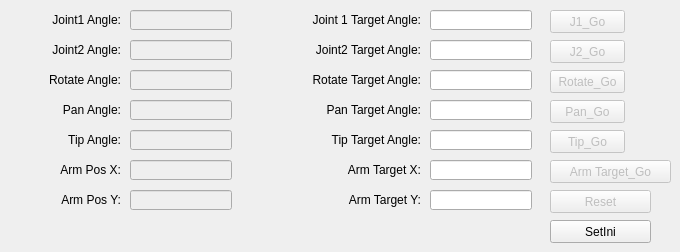
    <widget class="QWidget" name="tab_4">
     <attribute name="title">
      <string>Position Ctrl</string>
     </attribute>
     <widget class="QLabel" name="label_30">
      <property name="geometry">
       <rect>
        <x>20</x>
        <y>10</y>
        <width>101</width>
        <height>20</height>
       </rect>
      </property>
      <property name="text">
       <string>Joint1 Angle:</string>
      </property>
      <property name="alignment">
       <set>Qt::AlignRight|Qt::AlignTrailing|Qt::AlignVCenter</set>
      </property>
     </widget>
     <widget class="QLineEdit" name="lineEditJ1Angle">
      <property name="enabled">
       <bool>false</bool>
      </property>
      <property name="geometry">
       <rect>
        <x>130</x>
        <y>10</y>
        <width>102</width>
        <height>20</height>
       </rect>
      </property>
     </widget>
     <widget class="QLineEdit" name="lineEditJ2Angle">
      <property name="enabled">
       <bool>false</bool>
      </property>
      <property name="geometry">
       <rect>
        <x>130</x>
        <y>40</y>
        <width>102</width>
        <height>20</height>
       </rect>
      </property>
     </widget>
     <widget class="QLabel" name="label_31">
      <property name="geometry">
       <rect>
        <x>20</x>
        <y>40</y>
        <width>101</width>
        <height>20</height>
       </rect>
      </property>
      <property name="text">
       <string>Joint2 Angle:</string>
      </property>
      <property name="alignment">
       <set>Qt::AlignRight|Qt::AlignTrailing|Qt::AlignVCenter</set>
      </property>
     </widget>
     <widget class="QLineEdit" name="lineEditTipAngle">
      <property name="enabled">
       <bool>false</bool>
      </property>
      <property name="geometry">
       <rect>
        <x>130</x>
        <y>130</y>
        <width>102</width>
        <height>20</height>
       </rect>
      </property>
     </widget>
     <widget class="QLabel" name="label_32">
      <property name="geometry">
       <rect>
        <x>40</x>
        <y>130</y>
        <width>81</width>
        <height>20</height>
       </rect>
      </property>
      <property name="text">
       <string>Tip Angle:</string>
      </property>
      <property name="alignment">
       <set>Qt::AlignRight|Qt::AlignTrailing|Qt::AlignVCenter</set>
      </property>
     </widget>
     <widget class="QLineEdit" name="lineEditPanAngle">
      <property name="enabled">
       <bool>false</bool>
      </property>
      <property name="geometry">
       <rect>
        <x>130</x>
        <y>100</y>
        <width>102</width>
        <height>20</height>
       </rect>
      </property>
     </widget>
     <widget class="QLabel" name="label_33">
      <property name="geometry">
       <rect>
        <x>40</x>
        <y>100</y>
        <width>81</width>
        <height>20</height>
       </rect>
      </property>
      <property name="text">
       <string>Pan Angle:</string>
      </property>
      <property name="alignment">
       <set>Qt::AlignRight|Qt::AlignTrailing|Qt::AlignVCenter</set>
      </property>
     </widget>
     <widget class="QLineEdit" name="lineEditArmPosX">
      <property name="enabled">
       <bool>false</bool>
      </property>
      <property name="geometry">
       <rect>
        <x>130</x>
        <y>160</y>
        <width>102</width>
        <height>20</height>
       </rect>
      </property>
     </widget>
     <widget class="QLabel" name="label_34">
      <property name="geometry">
       <rect>
        <x>40</x>
        <y>160</y>
        <width>81</width>
        <height>20</height>
       </rect>
      </property>
      <property name="text">
       <string>Arm Pos X:</string>
      </property>
      <property name="alignment">
       <set>Qt::AlignRight|Qt::AlignTrailing|Qt::AlignVCenter</set>
      </property>
     </widget>
     <widget class="QLineEdit" name="lineEditArmPosY">
      <property name="enabled">
       <bool>false</bool>
      </property>
      <property name="geometry">
       <rect>
        <x>130</x>
        <y>190</y>
        <width>102</width>
        <height>20</height>
       </rect>
      </property>
     </widget>
     <widget class="QLabel" name="label_35">
      <property name="geometry">
       <rect>
        <x>40</x>
        <y>190</y>
        <width>81</width>
        <height>20</height>
       </rect>
      </property>
      <property name="text">
       <string>Arm Pos Y:</string>
      </property>
      <property name="alignment">
       <set>Qt::AlignRight|Qt::AlignTrailing|Qt::AlignVCenter</set>
      </property>
     </widget>
     <widget class="QLabel" name="label_36">
      <property name="geometry">
       <rect>
        <x>270</x>
        <y>160</y>
        <width>151</width>
        <height>20</height>
       </rect>
      </property>
      <property name="text">
       <string>Arm Target X:</string>
      </property>
      <property name="alignment">
       <set>Qt::AlignRight|Qt::AlignTrailing|Qt::AlignVCenter</set>
      </property>
     </widget>
     <widget class="QLineEdit" name="lineEditArmTargetX">
      <property name="enabled">
       <bool>true</bool>
      </property>
      <property name="geometry">
       <rect>
        <x>430</x>
        <y>160</y>
        <width>102</width>
        <height>20</height>
       </rect>
      </property>
     </widget>
     <widget class="QLabel" name="label_37">
      <property name="geometry">
       <rect>
        <x>290</x>
        <y>190</y>
        <width>131</width>
        <height>20</height>
       </rect>
      </property>
      <property name="text">
       <string>Arm Target Y:</string>
      </property>
      <property name="alignment">
       <set>Qt::AlignRight|Qt::AlignTrailing|Qt::AlignVCenter</set>
      </property>
     </widget>
     <widget class="QLineEdit" name="lineEditArmTargetY">
      <property name="enabled">
       <bool>true</bool>
      </property>
      <property name="geometry">
       <rect>
        <x>430</x>
        <y>190</y>
        <width>102</width>
        <height>20</height>
       </rect>
      </property>
     </widget>
     <widget class="QLineEdit" name="lineEditTipTargetAngle">
      <property name="enabled">
       <bool>true</bool>
      </property>
      <property name="geometry">
       <rect>
        <x>430</x>
        <y>130</y>
        <width>102</width>
        <height>20</height>
       </rect>
      </property>
     </widget>
     <widget class="QLabel" name="label_39">
      <property name="geometry">
       <rect>
        <x>270</x>
        <y>40</y>
        <width>151</width>
        <height>20</height>
       </rect>
      </property>
      <property name="text">
       <string>Joint2 Target Angle:</string>
      </property>
      <property name="alignment">
       <set>Qt::AlignRight|Qt::AlignTrailing|Qt::AlignVCenter</set>
      </property>
     </widget>
     <widget class="QLineEdit" name="lineEditJ2TargetAngle">
      <property name="enabled">
       <bool>true</bool>
      </property>
      <property name="geometry">
       <rect>
        <x>430</x>
        <y>40</y>
        <width>102</width>
        <height>20</height>
       </rect>
      </property>
     </widget>
     <widget class="QLabel" name="label_40">
      <property name="geometry">
       <rect>
        <x>260</x>
        <y>10</y>
        <width>161</width>
        <height>20</height>
       </rect>
      </property>
      <property name="text">
       <string>Joint 1 Target Angle:</string>
      </property>
      <property name="alignment">
       <set>Qt::AlignRight|Qt::AlignTrailing|Qt::AlignVCenter</set>
      </property>
     </widget>
     <widget class="QLineEdit" name="lineEditJ1TargetAngle">
      <property name="enabled">
       <bool>true</bool>
      </property>
      <property name="geometry">
       <rect>
        <x>430</x>
        <y>10</y>
        <width>102</width>
        <height>20</height>
       </rect>
      </property>
     </widget>
     <widget class="QLabel" name="label_41">
      <property name="geometry">
       <rect>
        <x>280</x>
        <y>130</y>
        <width>141</width>
        <height>20</height>
       </rect>
      </property>
      <property name="text">
       <string>Tip Target Angle:</string>
      </property>
      <property name="alignment">
       <set>Qt::AlignRight|Qt::AlignTrailing|Qt::AlignVCenter</set>
      </property>
     </widget>
     <widget class="QLabel" name="label_42">
      <property name="geometry">
       <rect>
        <x>280</x>
        <y>100</y>
        <width>141</width>
        <height>20</height>
       </rect>
      </property>
      <property name="text">
       <string>Pan Target Angle:</string>
      </property>
      <property name="alignment">
       <set>Qt::AlignRight|Qt::AlignTrailing|Qt::AlignVCenter</set>
      </property>
     </widget>
     <widget class="QLineEdit" name="lineEditPanTargetAngle">
      <property name="enabled">
       <bool>true</bool>
      </property>
      <property name="geometry">
       <rect>
        <x>430</x>
        <y>100</y>
        <width>102</width>
        <height>20</height>
       </rect>
      </property>
     </widget>
     <widget class="QPushButton" name="pushButtonJ1Go">
      <property name="enabled">
       <bool>false</bool>
      </property>
      <property name="geometry">
       <rect>
        <x>550</x>
        <y>10</y>
        <width>75</width>
        <height>23</height>
       </rect>
      </property>
      <property name="text">
       <string>J1_Go</string>
      </property>
     </widget>
     <widget class="QPushButton" name="pushButtonJ2Go">
      <property name="enabled">
       <bool>false</bool>
      </property>
      <property name="geometry">
       <rect>
        <x>550</x>
        <y>40</y>
        <width>75</width>
        <height>23</height>
       </rect>
      </property>
      <property name="text">
       <string>J2_Go</string>
      </property>
     </widget>
     <widget class="QPushButton" name="pushButtonRotateGo">
      <property name="enabled">
       <bool>false</bool>
      </property>
      <property name="geometry">
       <rect>
        <x>550</x>
        <y>70</y>
        <width>75</width>
        <height>23</height>
       </rect>
      </property>
      <property name="text">
       <string>Rotate_Go</string>
      </property>
     </widget>
     <widget class="QPushButton" name="pushButtonTipGo">
      <property name="enabled">
       <bool>false</bool>
      </property>
      <property name="geometry">
       <rect>
        <x>550</x>
        <y>130</y>
        <width>75</width>
        <height>23</height>
       </rect>
      </property>
      <property name="text">
       <string>Tip_Go</string>
      </property>
     </widget>
     <widget class="QLineEdit" name="lineEditRotateAngle">
      <property name="enabled">
       <bool>false</bool>
      </property>
      <property name="geometry">
       <rect>
        <x>130</x>
        <y>70</y>
        <width>102</width>
        <height>20</height>
       </rect>
      </property>
      <property name="text">
       <string/>
      </property>
     </widget>
     <widget class="QLabel" name="label_43">
      <property name="geometry">
       <rect>
        <x>20</x>
        <y>70</y>
        <width>101</width>
        <height>20</height>
       </rect>
      </property>
      <property name="text">
       <string>Rotate Angle:</string>
      </property>
      <property name="alignment">
       <set>Qt::AlignRight|Qt::AlignTrailing|Qt::AlignVCenter</set>
      </property>
     </widget>
     <widget class="QLabel" name="label_44">
      <property name="geometry">
       <rect>
        <x>270</x>
        <y>70</y>
        <width>151</width>
        <height>20</height>
       </rect>
      </property>
      <property name="text">
       <string>Rotate Target Angle:</string>
      </property>
      <property name="alignment">
       <set>Qt::AlignRight|Qt::AlignTrailing|Qt::AlignVCenter</set>
      </property>
     </widget>
     <widget class="QLineEdit" name="lineEditRotateTargetAngle">
      <property name="enabled">
       <bool>true</bool>
      </property>
      <property name="geometry">
       <rect>
        <x>430</x>
        <y>70</y>
        <width>102</width>
        <height>20</height>
       </rect>
      </property>
      <property name="text">
       <string/>
      </property>
     </widget>
     <widget class="QPushButton" name="pushButtonPanGo">
      <property name="enabled">
       <bool>false</bool>
      </property>
      <property name="geometry">
       <rect>
        <x>550</x>
        <y>100</y>
        <width>75</width>
        <height>23</height>
       </rect>
      </property>
      <property name="text">
       <string>Pan_Go</string>
      </property>
     </widget>
     <widget class="QPushButton" name="pushButtonArmTargetGo">
      <property name="enabled">
       <bool>false</bool>
      </property>
      <property name="geometry">
       <rect>
        <x>550</x>
        <y>160</y>
        <width>121</width>
        <height>23</height>
       </rect>
      </property>
      <property name="text">
       <string>Arm Target_Go</string>
      </property>
     </widget>
     <widget class="QPushButton" name="pushButtonArmReset">
      <property name="enabled">
       <bool>false</bool>
      </property>
      <property name="geometry">
       <rect>
        <x>550</x>
        <y>190</y>
        <width>101</width>
        <height>23</height>
       </rect>
      </property>
      <property name="text">
       <string>Reset</string>
      </property>
     </widget>
     <widget class="QPushButton" name="pushButtonArmSetIni">
      <property name="geometry">
       <rect>
        <x>550</x>
        <y>220</y>
        <width>101</width>
        <height>23</height>
       </rect>
      </property>
      <property name="text">
       <string>SetIni</string>
      </property>
     </widget>
    </widget>
